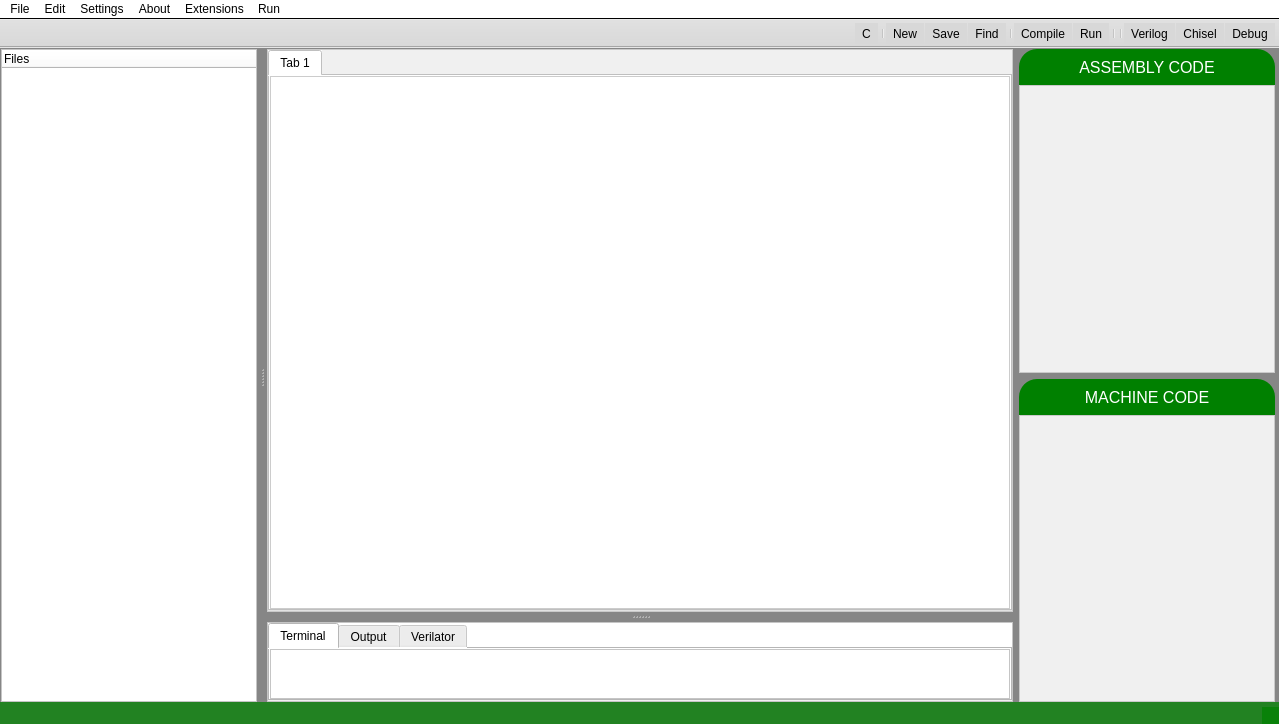
<?xml version="1.0" encoding="UTF-8"?>
<ui version="4.0">
 <class>MainWindow</class>
 <widget class="QMainWindow" name="MainWindow">
  <property name="geometry">
   <rect>
    <x>0</x>
    <y>0</y>
    <width>1279</width>
    <height>724</height>
   </rect>
  </property>
  <property name="acceptDrops">
   <bool>false</bool>
  </property>
  <property name="windowTitle">
   <string>MainWindow</string>
  </property>
  <property name="autoFillBackground">
   <bool>false</bool>
  </property>
  <property name="styleSheet">
   <string notr="true">background-color: #868686;</string>
  </property>
  <widget class="QWidget" name="centralwidget">
   <layout class="QHBoxLayout" name="horizontalLayout_3" stretch="5,0">
    <property name="leftMargin">
     <number>1</number>
    </property>
    <property name="topMargin">
     <number>1</number>
    </property>
    <property name="rightMargin">
     <number>4</number>
    </property>
    <property name="bottomMargin">
     <number>0</number>
    </property>
    <item>
     <widget class="QSplitter" name="splitter_2">
      <property name="orientation">
       <enum>Qt::Horizontal</enum>
      </property>
      <property name="handleWidth">
       <number>10</number>
      </property>
      <widget class="QTreeWidget" name="treeWidget">
       <property name="cursor" stdset="0">
        <cursorShape>PointingHandCursor</cursorShape>
       </property>
       <property name="styleSheet">
        <string notr="true">background-color: #ffffff;
</string>
       </property>
       <property name="frameShape">
        <enum>QFrame::StyledPanel</enum>
       </property>
       <property name="frameShadow">
        <enum>QFrame::Sunken</enum>
       </property>
       <property name="sortingEnabled">
        <bool>false</bool>
       </property>
       <column>
        <property name="text">
         <string notr="true">Files</string>
        </property>
       </column>
      </widget>
      <widget class="QSplitter" name="splitter">
       <property name="sizePolicy">
        <sizepolicy hsizetype="Preferred" vsizetype="Expanding">
         <horstretch>1</horstretch>
         <verstretch>0</verstretch>
        </sizepolicy>
       </property>
       <property name="orientation">
        <enum>Qt::Vertical</enum>
       </property>
       <property name="handleWidth">
        <number>10</number>
       </property>
       <widget class="QFrame" name="frame">
        <property name="sizePolicy">
         <sizepolicy hsizetype="Preferred" vsizetype="Preferred">
          <horstretch>0</horstretch>
          <verstretch>2</verstretch>
         </sizepolicy>
        </property>
        <property name="styleSheet">
         <string notr="true">background-color: rgb(255, 255, 255,88%);</string>
        </property>
        <property name="frameShape">
         <enum>QFrame::StyledPanel</enum>
        </property>
        <property name="frameShadow">
         <enum>QFrame::Raised</enum>
        </property>
        <layout class="QHBoxLayout" name="horizontalLayout">
         <property name="spacing">
          <number>0</number>
         </property>
         <property name="leftMargin">
          <number>0</number>
         </property>
         <property name="topMargin">
          <number>0</number>
         </property>
         <property name="rightMargin">
          <number>0</number>
         </property>
         <property name="bottomMargin">
          <number>0</number>
         </property>
         <item>
          <widget class="QTabWidget" name="tabWidget_2">
           <property name="sizePolicy">
            <sizepolicy hsizetype="Expanding" vsizetype="Expanding">
             <horstretch>0</horstretch>
             <verstretch>0</verstretch>
            </sizepolicy>
           </property>
           <property name="styleSheet">
            <string notr="true">background-color: rgb(255, 255, 255,88%);
</string>
           </property>
           <property name="currentIndex">
            <number>0</number>
           </property>
           <widget class="QWidget" name="tab">
            <attribute name="title">
             <string>Tab 1</string>
            </attribute>
            <layout class="QVBoxLayout" name="verticalLayout_7">
             <property name="spacing">
              <number>0</number>
             </property>
             <property name="leftMargin">
              <number>0</number>
             </property>
             <property name="topMargin">
              <number>0</number>
             </property>
             <property name="rightMargin">
              <number>0</number>
             </property>
             <property name="bottomMargin">
              <number>0</number>
             </property>
             <item>
              <widget class="QPlainTextEdit" name="plainTextEdit">
               <property name="styleSheet">
                <string notr="true">background-color: rgb(255, 255, 255,88%);</string>
               </property>
              </widget>
             </item>
            </layout>
           </widget>
          </widget>
         </item>
        </layout>
       </widget>
       <widget class="QFrame" name="frame_3">
        <property name="sizePolicy">
         <sizepolicy hsizetype="Preferred" vsizetype="Preferred">
          <horstretch>0</horstretch>
          <verstretch>2</verstretch>
         </sizepolicy>
        </property>
        <property name="styleSheet">
         <string notr="true">background-color: rgb(255, 255, 255);</string>
        </property>
        <property name="frameShape">
         <enum>QFrame::StyledPanel</enum>
        </property>
        <property name="frameShadow">
         <enum>QFrame::Raised</enum>
        </property>
        <layout class="QHBoxLayout" name="horizontalLayout_2">
         <property name="spacing">
          <number>0</number>
         </property>
         <property name="leftMargin">
          <number>0</number>
         </property>
         <property name="topMargin">
          <number>0</number>
         </property>
         <property name="rightMargin">
          <number>0</number>
         </property>
         <property name="bottomMargin">
          <number>0</number>
         </property>
         <item>
          <widget class="QTabWidget" name="tabWidget">
           <property name="styleSheet">
            <string notr="true">background-color: rgb(255, 255, 255);</string>
           </property>
           <property name="tabShape">
            <enum>QTabWidget::Rounded</enum>
           </property>
           <property name="currentIndex">
            <number>0</number>
           </property>
           <widget class="QWidget" name="tab">
            <attribute name="title">
             <string>Terminal</string>
            </attribute>
            <layout class="QVBoxLayout" name="verticalLayout_5">
             <property name="spacing">
              <number>0</number>
             </property>
             <property name="leftMargin">
              <number>0</number>
             </property>
             <property name="topMargin">
              <number>0</number>
             </property>
             <property name="rightMargin">
              <number>0</number>
             </property>
             <property name="bottomMargin">
              <number>0</number>
             </property>
             <item>
              <widget class="QFrame" name="frame_2">
               <property name="frameShape">
                <enum>QFrame::StyledPanel</enum>
               </property>
               <property name="frameShadow">
                <enum>QFrame::Raised</enum>
               </property>
              </widget>
             </item>
            </layout>
           </widget>
           <widget class="QWidget" name="tab_3">
            <attribute name="title">
             <string>Output</string>
            </attribute>
            <layout class="QVBoxLayout" name="verticalLayout_4">
             <property name="spacing">
              <number>0</number>
             </property>
             <property name="leftMargin">
              <number>0</number>
             </property>
             <property name="topMargin">
              <number>0</number>
             </property>
             <property name="rightMargin">
              <number>0</number>
             </property>
             <property name="bottomMargin">
              <number>0</number>
             </property>
             <item>
              <widget class="QFrame" name="frame_4">
               <property name="frameShape">
                <enum>QFrame::StyledPanel</enum>
               </property>
               <property name="frameShadow">
                <enum>QFrame::Raised</enum>
               </property>
              </widget>
             </item>
            </layout>
           </widget>
           <widget class="QWidget" name="tab_2">
            <attribute name="title">
             <string>Verilator</string>
            </attribute>
            <layout class="QVBoxLayout" name="verticalLayout_3">
             <property name="spacing">
              <number>0</number>
             </property>
             <property name="leftMargin">
              <number>0</number>
             </property>
             <property name="topMargin">
              <number>0</number>
             </property>
             <property name="rightMargin">
              <number>0</number>
             </property>
             <property name="bottomMargin">
              <number>0</number>
             </property>
             <item>
              <widget class="QFrame" name="frame_5">
               <property name="frameShape">
                <enum>QFrame::StyledPanel</enum>
               </property>
               <property name="frameShadow">
                <enum>QFrame::Raised</enum>
               </property>
              </widget>
             </item>
            </layout>
           </widget>
          </widget>
         </item>
        </layout>
       </widget>
      </widget>
     </widget>
    </item>
    <item>
     <layout class="QVBoxLayout" name="verticalLayout_6" stretch="0,0">
      <item>
       <layout class="QVBoxLayout" name="verticalLayout" stretch="1,8">
        <property name="spacing">
         <number>0</number>
        </property>
        <item>
         <widget class="QLabel" name="label_3">
          <property name="font">
           <font>
            <pointsize>12</pointsize>
           </font>
          </property>
          <property name="layoutDirection">
           <enum>Qt::LeftToRight</enum>
          </property>
          <property name="styleSheet">
           <string notr="true">background-color:  #008000;
color: rgb(255, 255, 255);
border-top-left-radius: 18px;
border-top-right-radius: 18px;
text-align: center;</string>
          </property>
          <property name="text">
           <string>ASSEMBLY CODE</string>
          </property>
          <property name="textFormat">
           <enum>Qt::AutoText</enum>
          </property>
          <property name="alignment">
           <set>Qt::AlignCenter</set>
          </property>
          <property name="wordWrap">
           <bool>false</bool>
          </property>
         </widget>
        </item>
        <item>
         <widget class="QPlainTextEdit" name="plainTextEdit_2">
          <property name="styleSheet">
           <string notr="true">background-color: #414141;
background-color: rgb(255, 255, 255,88%);</string>
          </property>
         </widget>
        </item>
       </layout>
      </item>
      <item>
       <layout class="QVBoxLayout" name="verticalLayout_2" stretch="1,8">
        <property name="spacing">
         <number>0</number>
        </property>
        <item>
         <widget class="QLabel" name="label_2">
          <property name="font">
           <font>
            <pointsize>12</pointsize>
           </font>
          </property>
          <property name="styleSheet">
           <string notr="true">background-color:  #008000;
color: rgb(255, 255, 255);
border-top-left-radius: 18px;
border-top-right-radius: 18px;
text-align: center;</string>
          </property>
          <property name="text">
           <string>MACHINE CODE</string>
          </property>
          <property name="alignment">
           <set>Qt::AlignCenter</set>
          </property>
         </widget>
        </item>
        <item>
         <widget class="QPlainTextEdit" name="plainTextEdit_3">
          <property name="styleSheet">
           <string notr="true">background-color:#414141;
background-color: rgb(255, 255, 255,88%);</string>
          </property>
         </widget>
        </item>
       </layout>
      </item>
     </layout>
    </item>
   </layout>
  </widget>
  <widget class="QMenuBar" name="menubar">
   <property name="geometry">
    <rect>
     <x>0</x>
     <y>0</y>
     <width>1279</width>
     <height>22</height>
    </rect>
   </property>
   <property name="palette">
    <palette>
     <active>
      <colorrole role="WindowText">
       <brush brushstyle="SolidPattern">
        <color alpha="255">
         <red>0</red>
         <green>0</green>
         <blue>0</blue>
        </color>
       </brush>
      </colorrole>
      <colorrole role="Button">
       <brush brushstyle="SolidPattern">
        <color alpha="255">
         <red>255</red>
         <green>255</green>
         <blue>255</blue>
        </color>
       </brush>
      </colorrole>
      <colorrole role="Light">
       <brush brushstyle="SolidPattern">
        <color alpha="255">
         <red>255</red>
         <green>255</green>
         <blue>255</blue>
        </color>
       </brush>
      </colorrole>
      <colorrole role="Midlight">
       <brush brushstyle="SolidPattern">
        <color alpha="255">
         <red>255</red>
         <green>255</green>
         <blue>255</blue>
        </color>
       </brush>
      </colorrole>
      <colorrole role="Dark">
       <brush brushstyle="SolidPattern">
        <color alpha="255">
         <red>127</red>
         <green>127</green>
         <blue>127</blue>
        </color>
       </brush>
      </colorrole>
      <colorrole role="Mid">
       <brush brushstyle="SolidPattern">
        <color alpha="255">
         <red>170</red>
         <green>170</green>
         <blue>170</blue>
        </color>
       </brush>
      </colorrole>
      <colorrole role="Text">
       <brush brushstyle="SolidPattern">
        <color alpha="255">
         <red>0</red>
         <green>0</green>
         <blue>0</blue>
        </color>
       </brush>
      </colorrole>
      <colorrole role="BrightText">
       <brush brushstyle="SolidPattern">
        <color alpha="255">
         <red>255</red>
         <green>255</green>
         <blue>255</blue>
        </color>
       </brush>
      </colorrole>
      <colorrole role="ButtonText">
       <brush brushstyle="SolidPattern">
        <color alpha="255">
         <red>0</red>
         <green>0</green>
         <blue>0</blue>
        </color>
       </brush>
      </colorrole>
      <colorrole role="Base">
       <brush brushstyle="SolidPattern">
        <color alpha="255">
         <red>255</red>
         <green>255</green>
         <blue>255</blue>
        </color>
       </brush>
      </colorrole>
      <colorrole role="Window">
       <brush brushstyle="SolidPattern">
        <color alpha="255">
         <red>255</red>
         <green>255</green>
         <blue>255</blue>
        </color>
       </brush>
      </colorrole>
      <colorrole role="Shadow">
       <brush brushstyle="SolidPattern">
        <color alpha="255">
         <red>255</red>
         <green>255</green>
         <blue>255</blue>
        </color>
       </brush>
      </colorrole>
      <colorrole role="AlternateBase">
       <brush brushstyle="SolidPattern">
        <color alpha="255">
         <red>255</red>
         <green>255</green>
         <blue>255</blue>
        </color>
       </brush>
      </colorrole>
      <colorrole role="ToolTipBase">
       <brush brushstyle="SolidPattern">
        <color alpha="255">
         <red>255</red>
         <green>255</green>
         <blue>220</blue>
        </color>
       </brush>
      </colorrole>
      <colorrole role="ToolTipText">
       <brush brushstyle="SolidPattern">
        <color alpha="255">
         <red>0</red>
         <green>0</green>
         <blue>0</blue>
        </color>
       </brush>
      </colorrole>
      <colorrole role="PlaceholderText">
       <brush brushstyle="SolidPattern">
        <color alpha="128">
         <red>255</red>
         <green>255</green>
         <blue>255</blue>
        </color>
       </brush>
      </colorrole>
     </active>
     <inactive>
      <colorrole role="WindowText">
       <brush brushstyle="SolidPattern">
        <color alpha="255">
         <red>0</red>
         <green>0</green>
         <blue>0</blue>
        </color>
       </brush>
      </colorrole>
      <colorrole role="Button">
       <brush brushstyle="SolidPattern">
        <color alpha="255">
         <red>255</red>
         <green>255</green>
         <blue>255</blue>
        </color>
       </brush>
      </colorrole>
      <colorrole role="Light">
       <brush brushstyle="SolidPattern">
        <color alpha="255">
         <red>255</red>
         <green>255</green>
         <blue>255</blue>
        </color>
       </brush>
      </colorrole>
      <colorrole role="Midlight">
       <brush brushstyle="SolidPattern">
        <color alpha="255">
         <red>255</red>
         <green>255</green>
         <blue>255</blue>
        </color>
       </brush>
      </colorrole>
      <colorrole role="Dark">
       <brush brushstyle="SolidPattern">
        <color alpha="255">
         <red>127</red>
         <green>127</green>
         <blue>127</blue>
        </color>
       </brush>
      </colorrole>
      <colorrole role="Mid">
       <brush brushstyle="SolidPattern">
        <color alpha="255">
         <red>170</red>
         <green>170</green>
         <blue>170</blue>
        </color>
       </brush>
      </colorrole>
      <colorrole role="Text">
       <brush brushstyle="SolidPattern">
        <color alpha="255">
         <red>0</red>
         <green>0</green>
         <blue>0</blue>
        </color>
       </brush>
      </colorrole>
      <colorrole role="BrightText">
       <brush brushstyle="SolidPattern">
        <color alpha="255">
         <red>255</red>
         <green>255</green>
         <blue>255</blue>
        </color>
       </brush>
      </colorrole>
      <colorrole role="ButtonText">
       <brush brushstyle="SolidPattern">
        <color alpha="255">
         <red>0</red>
         <green>0</green>
         <blue>0</blue>
        </color>
       </brush>
      </colorrole>
      <colorrole role="Base">
       <brush brushstyle="SolidPattern">
        <color alpha="255">
         <red>255</red>
         <green>255</green>
         <blue>255</blue>
        </color>
       </brush>
      </colorrole>
      <colorrole role="Window">
       <brush brushstyle="SolidPattern">
        <color alpha="255">
         <red>255</red>
         <green>255</green>
         <blue>255</blue>
        </color>
       </brush>
      </colorrole>
      <colorrole role="Shadow">
       <brush brushstyle="SolidPattern">
        <color alpha="255">
         <red>255</red>
         <green>255</green>
         <blue>255</blue>
        </color>
       </brush>
      </colorrole>
      <colorrole role="AlternateBase">
       <brush brushstyle="SolidPattern">
        <color alpha="255">
         <red>255</red>
         <green>255</green>
         <blue>255</blue>
        </color>
       </brush>
      </colorrole>
      <colorrole role="ToolTipBase">
       <brush brushstyle="SolidPattern">
        <color alpha="255">
         <red>255</red>
         <green>255</green>
         <blue>220</blue>
        </color>
       </brush>
      </colorrole>
      <colorrole role="ToolTipText">
       <brush brushstyle="SolidPattern">
        <color alpha="255">
         <red>0</red>
         <green>0</green>
         <blue>0</blue>
        </color>
       </brush>
      </colorrole>
      <colorrole role="PlaceholderText">
       <brush brushstyle="SolidPattern">
        <color alpha="128">
         <red>255</red>
         <green>255</green>
         <blue>255</blue>
        </color>
       </brush>
      </colorrole>
     </inactive>
     <disabled>
      <colorrole role="WindowText">
       <brush brushstyle="SolidPattern">
        <color alpha="255">
         <red>0</red>
         <green>0</green>
         <blue>0</blue>
        </color>
       </brush>
      </colorrole>
      <colorrole role="Button">
       <brush brushstyle="SolidPattern">
        <color alpha="255">
         <red>255</red>
         <green>255</green>
         <blue>255</blue>
        </color>
       </brush>
      </colorrole>
      <colorrole role="Light">
       <brush brushstyle="SolidPattern">
        <color alpha="255">
         <red>255</red>
         <green>255</green>
         <blue>255</blue>
        </color>
       </brush>
      </colorrole>
      <colorrole role="Midlight">
       <brush brushstyle="SolidPattern">
        <color alpha="255">
         <red>255</red>
         <green>255</green>
         <blue>255</blue>
        </color>
       </brush>
      </colorrole>
      <colorrole role="Dark">
       <brush brushstyle="SolidPattern">
        <color alpha="255">
         <red>127</red>
         <green>127</green>
         <blue>127</blue>
        </color>
       </brush>
      </colorrole>
      <colorrole role="Mid">
       <brush brushstyle="SolidPattern">
        <color alpha="255">
         <red>170</red>
         <green>170</green>
         <blue>170</blue>
        </color>
       </brush>
      </colorrole>
      <colorrole role="Text">
       <brush brushstyle="SolidPattern">
        <color alpha="255">
         <red>0</red>
         <green>0</green>
         <blue>0</blue>
        </color>
       </brush>
      </colorrole>
      <colorrole role="BrightText">
       <brush brushstyle="SolidPattern">
        <color alpha="255">
         <red>255</red>
         <green>255</green>
         <blue>255</blue>
        </color>
       </brush>
      </colorrole>
      <colorrole role="ButtonText">
       <brush brushstyle="SolidPattern">
        <color alpha="255">
         <red>0</red>
         <green>0</green>
         <blue>0</blue>
        </color>
       </brush>
      </colorrole>
      <colorrole role="Base">
       <brush brushstyle="SolidPattern">
        <color alpha="255">
         <red>255</red>
         <green>255</green>
         <blue>255</blue>
        </color>
       </brush>
      </colorrole>
      <colorrole role="Window">
       <brush brushstyle="SolidPattern">
        <color alpha="255">
         <red>255</red>
         <green>255</green>
         <blue>255</blue>
        </color>
       </brush>
      </colorrole>
      <colorrole role="Shadow">
       <brush brushstyle="SolidPattern">
        <color alpha="255">
         <red>255</red>
         <green>255</green>
         <blue>255</blue>
        </color>
       </brush>
      </colorrole>
      <colorrole role="AlternateBase">
       <brush brushstyle="SolidPattern">
        <color alpha="255">
         <red>255</red>
         <green>255</green>
         <blue>255</blue>
        </color>
       </brush>
      </colorrole>
      <colorrole role="ToolTipBase">
       <brush brushstyle="SolidPattern">
        <color alpha="255">
         <red>255</red>
         <green>255</green>
         <blue>220</blue>
        </color>
       </brush>
      </colorrole>
      <colorrole role="ToolTipText">
       <brush brushstyle="SolidPattern">
        <color alpha="255">
         <red>0</red>
         <green>0</green>
         <blue>0</blue>
        </color>
       </brush>
      </colorrole>
      <colorrole role="PlaceholderText">
       <brush brushstyle="SolidPattern">
        <color alpha="128">
         <red>0</red>
         <green>0</green>
         <blue>0</blue>
        </color>
       </brush>
      </colorrole>
     </disabled>
    </palette>
   </property>
   <property name="styleSheet">
    <string notr="true">#menubar {
color: rgb(0, 0, 0);
background-color: rgb(255, 255, 255);
border-bottom: 1px solid black;
 }
 #menubar:selected {
	background-color: rgb(52, 101, 164);
	color: rgb(255, 255, 255);
 }</string>
   </property>
   <widget class="QMenu" name="menuFile">
    <property name="palette">
     <palette>
      <active>
       <colorrole role="WindowText">
        <brush brushstyle="SolidPattern">
         <color alpha="255">
          <red>0</red>
          <green>0</green>
          <blue>0</blue>
         </color>
        </brush>
       </colorrole>
       <colorrole role="Button">
        <brush brushstyle="SolidPattern">
         <color alpha="255">
          <red>255</red>
          <green>255</green>
          <blue>255</blue>
         </color>
        </brush>
       </colorrole>
       <colorrole role="Light">
        <brush brushstyle="SolidPattern">
         <color alpha="255">
          <red>255</red>
          <green>255</green>
          <blue>255</blue>
         </color>
        </brush>
       </colorrole>
       <colorrole role="Text">
        <brush brushstyle="SolidPattern">
         <color alpha="255">
          <red>0</red>
          <green>0</green>
          <blue>0</blue>
         </color>
        </brush>
       </colorrole>
       <colorrole role="ButtonText">
        <brush brushstyle="SolidPattern">
         <color alpha="255">
          <red>0</red>
          <green>0</green>
          <blue>0</blue>
         </color>
        </brush>
       </colorrole>
       <colorrole role="Base">
        <brush brushstyle="SolidPattern">
         <color alpha="255">
          <red>255</red>
          <green>255</green>
          <blue>255</blue>
         </color>
        </brush>
       </colorrole>
       <colorrole role="Window">
        <brush brushstyle="SolidPattern">
         <color alpha="255">
          <red>255</red>
          <green>255</green>
          <blue>255</blue>
         </color>
        </brush>
       </colorrole>
       <colorrole role="PlaceholderText">
        <brush brushstyle="NoBrush">
         <color alpha="128">
          <red>0</red>
          <green>0</green>
          <blue>0</blue>
         </color>
        </brush>
       </colorrole>
      </active>
      <inactive>
       <colorrole role="WindowText">
        <brush brushstyle="SolidPattern">
         <color alpha="255">
          <red>0</red>
          <green>0</green>
          <blue>0</blue>
         </color>
        </brush>
       </colorrole>
       <colorrole role="Button">
        <brush brushstyle="SolidPattern">
         <color alpha="255">
          <red>255</red>
          <green>255</green>
          <blue>255</blue>
         </color>
        </brush>
       </colorrole>
       <colorrole role="Light">
        <brush brushstyle="SolidPattern">
         <color alpha="255">
          <red>255</red>
          <green>255</green>
          <blue>255</blue>
         </color>
        </brush>
       </colorrole>
       <colorrole role="Text">
        <brush brushstyle="SolidPattern">
         <color alpha="255">
          <red>0</red>
          <green>0</green>
          <blue>0</blue>
         </color>
        </brush>
       </colorrole>
       <colorrole role="ButtonText">
        <brush brushstyle="SolidPattern">
         <color alpha="255">
          <red>0</red>
          <green>0</green>
          <blue>0</blue>
         </color>
        </brush>
       </colorrole>
       <colorrole role="Base">
        <brush brushstyle="SolidPattern">
         <color alpha="255">
          <red>255</red>
          <green>255</green>
          <blue>255</blue>
         </color>
        </brush>
       </colorrole>
       <colorrole role="Window">
        <brush brushstyle="SolidPattern">
         <color alpha="255">
          <red>255</red>
          <green>255</green>
          <blue>255</blue>
         </color>
        </brush>
       </colorrole>
       <colorrole role="PlaceholderText">
        <brush brushstyle="NoBrush">
         <color alpha="128">
          <red>0</red>
          <green>0</green>
          <blue>0</blue>
         </color>
        </brush>
       </colorrole>
      </inactive>
      <disabled>
       <colorrole role="WindowText">
        <brush brushstyle="SolidPattern">
         <color alpha="255">
          <red>0</red>
          <green>0</green>
          <blue>0</blue>
         </color>
        </brush>
       </colorrole>
       <colorrole role="Button">
        <brush brushstyle="SolidPattern">
         <color alpha="255">
          <red>255</red>
          <green>255</green>
          <blue>255</blue>
         </color>
        </brush>
       </colorrole>
       <colorrole role="Light">
        <brush brushstyle="SolidPattern">
         <color alpha="255">
          <red>255</red>
          <green>255</green>
          <blue>255</blue>
         </color>
        </brush>
       </colorrole>
       <colorrole role="Text">
        <brush brushstyle="SolidPattern">
         <color alpha="255">
          <red>0</red>
          <green>0</green>
          <blue>0</blue>
         </color>
        </brush>
       </colorrole>
       <colorrole role="ButtonText">
        <brush brushstyle="SolidPattern">
         <color alpha="255">
          <red>0</red>
          <green>0</green>
          <blue>0</blue>
         </color>
        </brush>
       </colorrole>
       <colorrole role="Base">
        <brush brushstyle="SolidPattern">
         <color alpha="255">
          <red>255</red>
          <green>255</green>
          <blue>255</blue>
         </color>
        </brush>
       </colorrole>
       <colorrole role="Window">
        <brush brushstyle="SolidPattern">
         <color alpha="255">
          <red>255</red>
          <green>255</green>
          <blue>255</blue>
         </color>
        </brush>
       </colorrole>
       <colorrole role="PlaceholderText">
        <brush brushstyle="NoBrush">
         <color alpha="128">
          <red>0</red>
          <green>0</green>
          <blue>0</blue>
         </color>
        </brush>
       </colorrole>
      </disabled>
     </palette>
    </property>
    <property name="styleSheet">
     <string notr="true">#menuFile {
color: rgb(0, 0, 0);
background-color: rgb(255, 255, 255);
border-bottom: 1px solid black;
 }
 #menuFile:selected {
	background-color: rgb(52, 101, 164);
	color: rgb(255, 255, 255);
 }</string>
    </property>
    <property name="title">
     <string>File</string>
    </property>
    <addaction name="actionNew"/>
    <addaction name="actionOpen"/>
    <addaction name="actionRename"/>
    <addaction name="actionsave"/>
    <addaction name="actionSave_As"/>
   </widget>
   <widget class="QMenu" name="menuEdit">
    <property name="styleSheet">
     <string notr="true">#menuEdit {
color: rgb(0, 0, 0);
background-color: rgb(255, 255, 255);
 }
 #menuEdit:selected {
	background-color: rgb(52, 101, 164);
	color: rgb(255, 255, 255);
 }</string>
    </property>
    <property name="title">
     <string>Edit</string>
    </property>
    <addaction name="actionundo"/>
    <addaction name="actionRedo"/>
    <addaction name="actioncut"/>
    <addaction name="actioncopy"/>
    <addaction name="actionpaste"/>
    <addaction name="actionFind"/>
   </widget>
   <widget class="QMenu" name="menuSettings">
    <property name="styleSheet">
     <string notr="true">#menuSettings{
color: rgb(0, 0, 0);
background-color: rgb(255, 255, 255);
 }
 #menuSettings:selected {
	background-color: rgb(52, 101, 164);
	color: rgb(255, 255, 255);
 }</string>
    </property>
    <property name="title">
     <string>Settings</string>
    </property>
    <widget class="QMenu" name="menuTheme_select">
     <property name="styleSheet">
      <string notr="true">#menuTheme_select{
color: rgb(0, 0, 0);
background-color: rgb(255, 255, 255);
 }
 #menuTheme_select:selected {
	background-color: rgb(52, 101, 164);
	color: rgb(255, 255, 255);
 }</string>
     </property>
     <property name="title">
      <string>Theme select</string>
     </property>
     <addaction name="actionDark"/>
     <addaction name="actionHigh_Contrast"/>
    </widget>
    <addaction name="menuTheme_select"/>
    <addaction name="separator"/>
    <addaction name="actionFont"/>
   </widget>
   <widget class="QMenu" name="menuAbout">
    <property name="styleSheet">
     <string notr="true">#menuAbout {
color: rgb(0, 0, 0);
background-color: rgb(255, 255, 255);
 }
 #menuAbout:selected {
	background-color: rgb(52, 101, 164);
	color: rgb(255, 255, 255);
 }</string>
    </property>
    <property name="title">
     <string>About</string>
    </property>
    <addaction name="actionMERL"/>
    <addaction name="actionhelp"/>
   </widget>
   <widget class="QMenu" name="menuRun">
    <property name="styleSheet">
     <string notr="true">#menuRun{
color: rgb(0, 0, 0);
background-color: rgb(255, 255, 255);
 }
 #menuRun:selected {
	background-color: rgb(52, 101, 164);
	color: rgb(255, 255, 255);
 }</string>
    </property>
    <property name="title">
     <string>Run</string>
    </property>
    <widget class="QMenu" name="menuSelect_Core">
     <property name="styleSheet">
      <string notr="true">#menuSelect_Core {
color: rgb(0, 0, 0);
background-color: rgb(255, 255, 255);
 }
 #menuSelect_Core:selected {
	background-color: rgb(52, 101, 164);
	color: rgb(255, 255, 255);
 }</string>
     </property>
     <property name="title">
      <string>Select Core</string>
     </property>
     <addaction name="separator"/>
     <addaction name="separator"/>
     <addaction name="actionChisel_Core"/>
     <addaction name="actionVerilog"/>
    </widget>
    <addaction name="actionRun"/>
    <addaction name="actionCompile"/>
    <addaction name="menuSelect_Core"/>
    <addaction name="actionDebug"/>
    <addaction name="actionEdit_Configurations_2"/>
   </widget>
   <widget class="QMenu" name="menuExtensions">
    <property name="styleSheet">
     <string notr="true">#menuExtensions{
color: rgb(0, 0, 0);
background-color: rgb(255, 255, 255);
 }
 #menuExtensions:selected {
	background-color: rgb(52, 101, 164);
	color: rgb(255, 255, 255);
 }</string>
    </property>
    <property name="title">
     <string>Extensions</string>
    </property>
    <addaction name="actionC"/>
    <addaction name="actionM"/>
   </widget>
   <addaction name="menuFile"/>
   <addaction name="menuEdit"/>
   <addaction name="menuSettings"/>
   <addaction name="menuAbout"/>
   <addaction name="menuExtensions"/>
   <addaction name="menuRun"/>
  </widget>
  <widget class="QToolBar" name="toolBar">
   <property name="cursor">
    <cursorShape>PointingHandCursor</cursorShape>
   </property>
   <property name="windowTitle">
    <string>toolBar</string>
   </property>
   <property name="layoutDirection">
    <enum>Qt::RightToLeft</enum>
   </property>
   <property name="styleSheet">
    <string notr="true">background-color: #d8d8d8;</string>
   </property>
   <property name="movable">
    <bool>false</bool>
   </property>
   <property name="allowedAreas">
    <set>Qt::NoToolBarArea</set>
   </property>
   <property name="iconSize">
    <size>
     <width>64</width>
     <height>32</height>
    </size>
   </property>
   <attribute name="toolBarArea">
    <enum>TopToolBarArea</enum>
   </attribute>
   <attribute name="toolBarBreak">
    <bool>false</bool>
   </attribute>
   <addaction name="actionDebug"/>
   <addaction name="actionChisel_Core"/>
   <addaction name="actionVerilog"/>
   <addaction name="separator"/>
   <addaction name="separator"/>
   <addaction name="actionRun"/>
   <addaction name="actionCompile"/>
   <addaction name="separator"/>
   <addaction name="actionFind"/>
   <addaction name="actionsave"/>
   <addaction name="actionNew"/>
   <addaction name="separator"/>
   <addaction name="actionC"/>
  </widget>
  <widget class="QStatusBar" name="statusBar">
   <property name="sizePolicy">
    <sizepolicy hsizetype="Preferred" vsizetype="Expanding">
     <horstretch>0</horstretch>
     <verstretch>0</verstretch>
    </sizepolicy>
   </property>
   <property name="styleSheet">
    <string notr="true">background-color: rgb(0,128,0,75%);</string>
   </property>
  </widget>
  <action name="actionNew">
   <property name="icon">
    <iconset resource="resource.qrc">
     <normaloff>:/Icons/icons8-add-property-100.png</normaloff>:/Icons/icons8-add-property-100.png</iconset>
   </property>
   <property name="text">
    <string>New</string>
   </property>
   <property name="shortcut">
    <string>Ctrl+N</string>
   </property>
   <property name="shortcutVisibleInContextMenu">
    <bool>true</bool>
   </property>
  </action>
  <action name="actionOpen">
   <property name="icon">
    <iconset resource="resource.qrc">
     <normaloff>:/Icons/icons8-upload-100.png</normaloff>:/Icons/icons8-upload-100.png</iconset>
   </property>
   <property name="text">
    <string>Import</string>
   </property>
  </action>
  <action name="actionRename">
   <property name="text">
    <string>Rename</string>
   </property>
  </action>
  <action name="actionsave">
   <property name="icon">
    <iconset resource="resource.qrc">
     <normaloff>:/Icons/icons8-save-100.png</normaloff>:/Icons/icons8-save-100.png</iconset>
   </property>
   <property name="text">
    <string>Save</string>
   </property>
   <property name="shortcut">
    <string>Ctrl+S</string>
   </property>
   <property name="shortcutVisibleInContextMenu">
    <bool>true</bool>
   </property>
  </action>
  <action name="actionundo">
   <property name="icon">
    <iconset resource="resource.qrc">
     <normaloff>:/Icons/icons8-undo-100.png</normaloff>:/Icons/icons8-undo-100.png</iconset>
   </property>
   <property name="text">
    <string>undo</string>
   </property>
   <property name="shortcut">
    <string>Ctrl+Z</string>
   </property>
   <property name="visible">
    <bool>true</bool>
   </property>
   <property name="shortcutVisibleInContextMenu">
    <bool>true</bool>
   </property>
  </action>
  <action name="actionRedo">
   <property name="icon">
    <iconset resource="resource.qrc">
     <normaloff>:/Icons/icons8-redo-100.png</normaloff>:/Icons/icons8-redo-100.png</iconset>
   </property>
   <property name="text">
    <string>Redo</string>
   </property>
   <property name="shortcut">
    <string>Ctrl+Y</string>
   </property>
   <property name="shortcutVisibleInContextMenu">
    <bool>true</bool>
   </property>
  </action>
  <action name="actioncut">
   <property name="icon">
    <iconset resource="resource.qrc">
     <normaloff>:/Icons/icons8-cut-100.png</normaloff>:/Icons/icons8-cut-100.png</iconset>
   </property>
   <property name="text">
    <string>cut</string>
   </property>
   <property name="shortcut">
    <string>Ctrl+X</string>
   </property>
   <property name="shortcutVisibleInContextMenu">
    <bool>true</bool>
   </property>
  </action>
  <action name="actioncopy">
   <property name="icon">
    <iconset resource="resource.qrc">
     <normaloff>:/Icons/icons8-copy-100.png</normaloff>:/Icons/icons8-copy-100.png</iconset>
   </property>
   <property name="text">
    <string>copy</string>
   </property>
   <property name="shortcut">
    <string>Ctrl+V</string>
   </property>
   <property name="shortcutVisibleInContextMenu">
    <bool>true</bool>
   </property>
  </action>
  <action name="actionpaste">
   <property name="icon">
    <iconset resource="resource.qrc">
     <normaloff>:/Icons/icons8-paste-100.png</normaloff>:/Icons/icons8-paste-100.png</iconset>
   </property>
   <property name="text">
    <string>paste</string>
   </property>
   <property name="shortcut">
    <string>Ctrl+V</string>
   </property>
   <property name="shortcutVisibleInContextMenu">
    <bool>true</bool>
   </property>
  </action>
  <action name="actionFind">
   <property name="icon">
    <iconset resource="resource.qrc">
     <normaloff>:/Icons/icons8-search-property-100.png</normaloff>:/Icons/icons8-search-property-100.png</iconset>
   </property>
   <property name="text">
    <string>Find</string>
   </property>
   <property name="shortcut">
    <string>Ctrl+F</string>
   </property>
   <property name="shortcutVisibleInContextMenu">
    <bool>true</bool>
   </property>
  </action>
  <action name="actionDark">
   <property name="text">
    <string>Dracula</string>
   </property>
  </action>
  <action name="actionMERL">
   <property name="text">
    <string>MERL</string>
   </property>
  </action>
  <action name="actionhelp">
   <property name="text">
    <string>help</string>
   </property>
  </action>
  <action name="actionFont">
   <property name="icon">
    <iconset resource="resource.qrc">
     <normaloff>:/Icons/icons8-font-size-100.png</normaloff>:/Icons/icons8-font-size-100.png</iconset>
   </property>
   <property name="text">
    <string>Font</string>
   </property>
  </action>
  <action name="actionRun">
   <property name="icon">
    <iconset resource="resource.qrc">
     <normaloff>:/Icons/icons8-play-property-100.png</normaloff>:/Icons/icons8-play-property-100.png</iconset>
   </property>
   <property name="text">
    <string>Run</string>
   </property>
  </action>
  <action name="actionEdit_Configurations">
   <property name="icon">
    <iconset resource="resource.qrc">
     <normaloff>:/Icons/icons8-edit-100.png</normaloff>:/Icons/icons8-edit-100.png</iconset>
   </property>
   <property name="text">
    <string>Edit Configurations</string>
   </property>
  </action>
  <action name="actionSave_As">
   <property name="icon">
    <iconset resource="resource.qrc">
     <normaloff>:/Icons/icons8-save-as-100.png</normaloff>:/Icons/icons8-save-as-100.png</iconset>
   </property>
   <property name="text">
    <string>Save As</string>
   </property>
  </action>
  <action name="actionHigh_Contrast">
   <property name="text">
    <string>High Contrast</string>
   </property>
  </action>
  <action name="actionChisel_Core">
   <property name="icon">
    <iconset resource="resource.qrc">
     <normaloff>:/Icons/icons8-nail-100.png</normaloff>:/Icons/icons8-nail-100.png</iconset>
   </property>
   <property name="text">
    <string>Chisel</string>
   </property>
  </action>
  <action name="actionVerilog">
   <property name="icon">
    <iconset resource="resource.qrc">
     <normaloff>:/Icons/icons8-microchip-100.png</normaloff>:/Icons/icons8-microchip-100.png</iconset>
   </property>
   <property name="text">
    <string>Verilog</string>
   </property>
  </action>
  <action name="actionDebug">
   <property name="icon">
    <iconset resource="resource.qrc">
     <normaloff>:/Icons/icons8-bug-100.png</normaloff>:/Icons/icons8-bug-100.png</iconset>
   </property>
   <property name="text">
    <string>Debug</string>
   </property>
  </action>
  <action name="actionEdit_Configurations_2">
   <property name="text">
    <string>Edit Configurations</string>
   </property>
  </action>
  <action name="actionCompile">
   <property name="icon">
    <iconset resource="resource.qrc">
     <normaloff>:/Icons/icons8-new-property-100.png</normaloff>:/Icons/icons8-new-property-100.png</iconset>
   </property>
   <property name="text">
    <string>Compile</string>
   </property>
  </action>
  <action name="actionC">
   <property name="checkable">
    <bool>true</bool>
   </property>
   <property name="checked">
    <bool>false</bool>
   </property>
   <property name="icon">
    <iconset resource="resource.qrc">
     <normaloff>:/Icons/C-icon.png</normaloff>:/Icons/C-icon.png</iconset>
   </property>
   <property name="text">
    <string>C</string>
   </property>
  </action>
  <action name="actionM">
   <property name="text">
    <string>M</string>
   </property>
  </action>
 </widget>
 <resources>
  <include location="resource.qrc"/>
 </resources>
 <connections/>
</ui>
